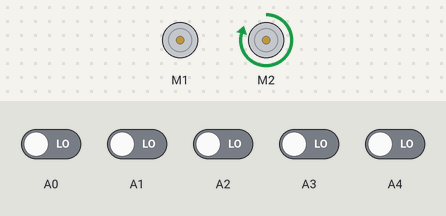
Recording of a sketch running on a simulated Arduino Uno, built with avr-gcc and run on an emulated ATmega328P. Shown: 2 × DC motor (green arrow = forward, orange = backward, longer = faster). Inputs (shaded band) come from the test bench; at power-on: A0–4 LOW.

Above: at 13.9 s.
14.0 s: A0 driven HIGH
At 15.2 s:
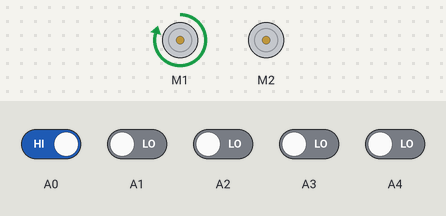
15.5 s: A4 driven HIGH
At 16.6 s:
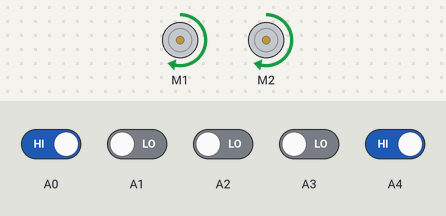
17.0 s: A4 driven LOW
At 17.7 s:
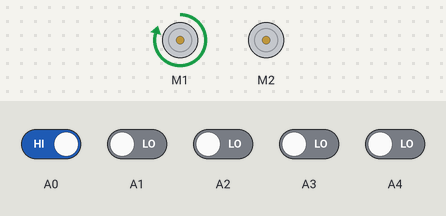
Timing chart, 0 to 20.0 s (numbered marks = the images above; inputs shaded):
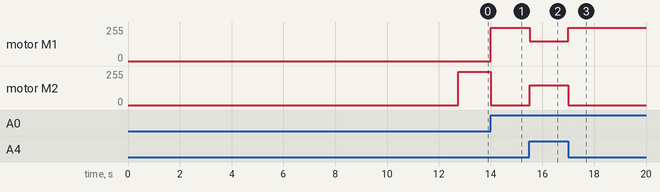

Measured:
- after the input at 14.0 s, motor M1: stopped → forward 250/255 at once; motor M2: forward 250/255 → stopped at once
- after the input at 15.5 s, motor M1: forward 250/255 → forward 150/255 at once; motor M2: stopped → forward 150/255 at once
- after the input at 17.0 s, motor M1: forward 150/255 → forward 250/255 at once; motor M2: forward 150/255 → stopped at once

The sketch:

Line_follower.ino
```cpp
#include <QTRSensors.h>
#include <AFMotor.h>

AF_DCMotor motor1(1, MOTOR12_1KHZ );
AF_DCMotor motor2(2, MOTOR12_1KHZ );

#define KP 2
#define KD 5
#define M1_minumum_speed 150
#define M2_minumum_speed 150
#define M1_maksimum_speed 250
#define M2_maksimum_speed 250
#define MIDDLE_SENSOR 4
#define NUM_SENSORS 5
#define TIMEOUT 2500
#define EMITTER_PIN 2
#define DEBUG 0

QTRSensorsRC qtrrc((unsigned char[]) { A4,A3,A2,A1,A0} ,NUM_SENSORS, TIMEOUT, EMITTER_PIN);

unsigned int sensorValues[NUM_SENSORS];

void setup()
{
delay(1500);
manual_calibration();
set_motors(0,0);
}

int lastError = 0;
int last_proportional = 0;
int integral = 0;

void loop()
{
unsigned int sensors[5];
int position = qtrrc.readLine(sensors);
int error = position - 2000;

int motorSpeed = KP * error + KD * (error - lastError);
lastError = error;

int leftMotorSpeed = M1_minumum_speed + motorSpeed;
int rightMotorSpeed = M2_minumum_speed - motorSpeed;

set_motors(leftMotorSpeed, rightMotorSpeed);
}

void set_motors(int motor1speed, int motor2speed)
{
if (motor1speed > M1_maksimum_speed ) motor1speed = M1_maksimum_speed;
if (motor2speed > M2_maksimum_speed ) motor2speed = M2_maksimum_speed;
if (motor1speed < 0) motor1speed = 0;
if (motor2speed < 0) motor2speed = 0;
motor1.setSpeed(motor1speed);
motor2.setSpeed(motor2speed);
motor1.run(FORWARD);
motor2.run(FORWARD);
}

void manual_calibration() {

int i;
for (i = 0; i < 250; i++)
{
qtrrc.calibrate(QTR_EMITTERS_ON);
delay(20);
}

if (DEBUG) {
Serial.begin(9600);
for (int i = 0; i < NUM_SENSORS; i++)
{
Serial.print(qtrrc.calibratedMinimumOn[i]);
Serial.print(' ');
}
Serial.println();

for (int i = 0; i < NUM_SENSORS; i++)
{
Serial.print(qtrrc.calibratedMaximumOn[i]);
Serial.print(' ');
}
Serial.println();
Serial.println();
}
}
```
